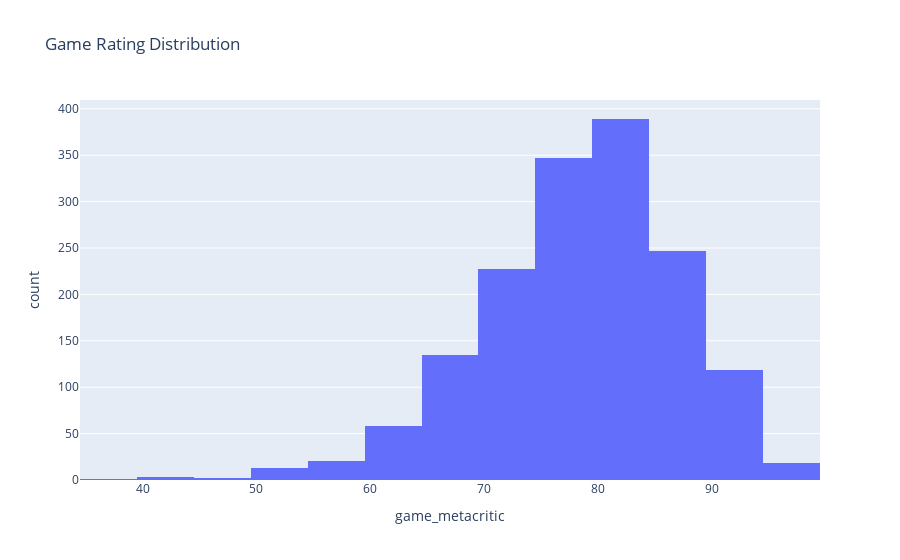

Source (notebook cell):
### Code cell
px.histogram(df, x="game_metacritic", nbins=25, title="Game Rating Distribution")

### Figure 1 — Plotly figure (JSON) as saved in the notebook; plotly's stock layout.template omitted (floating-point values rounded to 4 significant figures; data arrays with more than 128 entries replaced by an {"elided": "..."} marker saying what was removed)
{"data": [{"alignmentgroup": "True", "bingroup": "x", "hovertemplate": "game_metacritic=%{x}<br>count=%{y}<extra></extra>", "legendgroup": "", "marker": {"color": "#636efa", "pattern": {"shape": ""}}, "name": "", "nbinsx": 25, "offsetgroup": "", "orientation": "v", "showlegend": false, "type": "histogram", "x": {"elided": "1980 int values"}, "xaxis": "x", "yaxis": "y"}], "layout": {"barmode": "relative", "legend": {"tracegroupgap": 0}, "title": {"text": "Game Rating Distribution"}, "xaxis": {"anchor": "y", "domain": [0, 1], "title": {"text": "game_metacritic"}}, "yaxis": {"anchor": "x", "domain": [0, 1], "title": {"text": "count"}}}}
